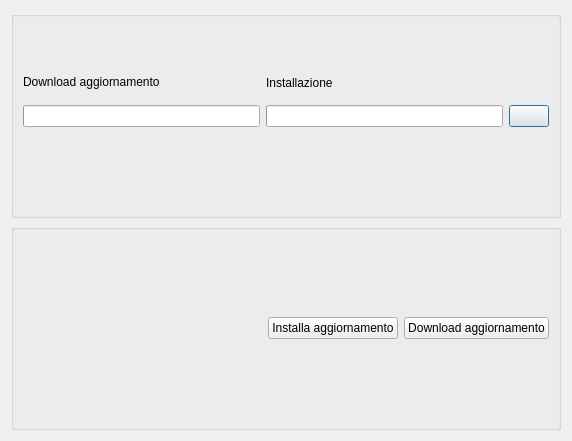
<?xml version="1.0" encoding="UTF-8"?>
<ui version="4.0">
 <class>update</class>
 <widget class="QDialog" name="update">
  <property name="geometry">
   <rect>
    <x>0</x>
    <y>0</y>
    <width>572</width>
    <height>441</height>
   </rect>
  </property>
  <property name="windowTitle">
   <string>Dialog</string>
  </property>
  <layout class="QGridLayout" name="gridLayout_3">
   <item row="0" column="0">
    <widget class="QGroupBox" name="groupBox">
     <property name="title">
      <string/>
     </property>
     <layout class="QGridLayout" name="gridLayout">
      <item row="4" column="1">
       <widget class="QProgressBar" name="unzip_file">
        <property name="value">
         <number>0</number>
        </property>
        <property name="format">
         <string/>
        </property>
       </widget>
      </item>
      <item row="4" column="2">
       <widget class="QPushButton" name="dw_ps">
        <property name="toolTip">
         <string>&lt;html&gt;&lt;head/&gt;&lt;body&gt;&lt;p&gt;Annulla download&lt;/p&gt;&lt;/body&gt;&lt;/html&gt;</string>
        </property>
        <property name="text">
         <string/>
        </property>
        <property name="icon">
         <iconset resource="../fabaria/fabaria.qrc">
          <normaloff>:/images/pause.png</normaloff>:/images/pause.png</iconset>
        </property>
       </widget>
      </item>
      <item row="4" column="0">
       <widget class="QProgressBar" name="progressBar">
        <property name="value">
         <number>0</number>
        </property>
        <property name="format">
         <string/>
        </property>
       </widget>
      </item>
      <item row="6" column="0" colspan="3">
       <widget class="QLabel" name="textEdit">
        <property name="text">
         <string/>
        </property>
       </widget>
      </item>
      <item row="0" column="0" colspan="3">
       <widget class="QLabel" name="label_2">
        <property name="text">
         <string/>
        </property>
        <property name="pixmap">
         <pixmap resource="../fabaria/fabaria.qrc">:/images/logo4.png</pixmap>
        </property>
       </widget>
      </item>
      <item row="5" column="0" colspan="3">
       <widget class="QLabel" name="test_agg">
        <property name="text">
         <string/>
        </property>
       </widget>
      </item>
      <item row="3" column="1">
       <widget class="QLabel" name="label_3">
        <property name="text">
         <string>Installazione</string>
        </property>
       </widget>
      </item>
      <item row="3" column="0">
       <widget class="QLabel" name="label">
        <property name="text">
         <string>&lt;html&gt;&lt;head/&gt;&lt;body&gt;&lt;p&gt;Download aggiornamento&lt;/p&gt;&lt;/body&gt;&lt;/html&gt;</string>
        </property>
       </widget>
      </item>
     </layout>
    </widget>
   </item>
   <item row="1" column="0">
    <widget class="QGroupBox" name="groupBox_2">
     <property name="title">
      <string/>
     </property>
     <layout class="QGridLayout" name="gridLayout_2">
      <item row="0" column="0">
       <spacer name="horizontalSpacer">
        <property name="orientation">
         <enum>Qt::Horizontal</enum>
        </property>
        <property name="sizeHint" stdset="0">
         <size>
          <width>54</width>
          <height>20</height>
         </size>
        </property>
       </spacer>
      </item>
      <item row="0" column="1">
       <widget class="QPushButton" name="inst_agg">
        <property name="toolTip">
         <string>&lt;html&gt;&lt;head/&gt;&lt;body&gt;&lt;p&gt;Installa aggiornamento&lt;/p&gt;&lt;/body&gt;&lt;/html&gt;</string>
        </property>
        <property name="text">
         <string>Installa aggiornamento</string>
        </property>
        <property name="icon">
         <iconset resource="../fabaria/fabaria.qrc">
          <normaloff>:/images/install.png</normaloff>:/images/install.png</iconset>
        </property>
       </widget>
      </item>
      <item row="0" column="2">
       <widget class="QPushButton" name="down_agg">
        <property name="toolTip">
         <string>&lt;html&gt;&lt;head/&gt;&lt;body&gt;&lt;p&gt;Download aggiornamento&lt;/p&gt;&lt;/body&gt;&lt;/html&gt;</string>
        </property>
        <property name="text">
         <string>Download aggiornamento</string>
        </property>
        <property name="icon">
         <iconset resource="../fabaria/fabaria.qrc">
          <normaloff>:/images/upgrade.png</normaloff>:/images/upgrade.png</iconset>
        </property>
       </widget>
      </item>
     </layout>
     <zorder>down_agg</zorder>
     <zorder>inst_agg</zorder>
     <zorder>horizontalSpacer</zorder>
    </widget>
   </item>
  </layout>
 </widget>
 <resources>
  <include location="../fabaria/fabaria.qrc"/>
  <include location="../lylibrary/biblio.qrc"/>
 </resources>
 <connections/>
</ui>
